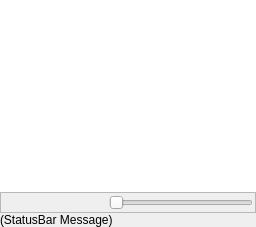
  <widget class="QWidget" name="verticalWidget1">
   <property name="sizePolicy">
    <sizepolicy hsizetype="Expanding" vsizetype="Expanding">
     <horstretch>0</horstretch>
     <verstretch>0</verstretch>
    </sizepolicy>
   </property>
   <layout class="QVBoxLayout" name="verticalLayout_2">
    <property name="spacing">
     <number>0</number>
    </property>
    <property name="leftMargin">
     <number>0</number>
    </property>
    <property name="topMargin">
     <number>0</number>
    </property>
    <property name="rightMargin">
     <number>0</number>
    </property>
    <property name="bottomMargin">
     <number>0</number>
    </property>
    <item>
     <widget class="QSplitter" name="catalogSplitter">
      <property name="sizePolicy">
       <sizepolicy hsizetype="Expanding" vsizetype="Expanding">
        <horstretch>0</horstretch>
        <verstretch>0</verstretch>
       </sizepolicy>
      </property>
      <property name="mouseTracking">
       <bool>false</bool>
      </property>
      <property name="orientation">
       <enum>Qt::Horizontal</enum>
      </property>
      <property name="opaqueResize">
       <bool>true</bool>
      </property>
      <property name="handleWidth">
       <number>10</number>
      </property>
      <property name="childrenCollapsible">
       <bool>false</bool>
      </property>
      <widget class="QWidget" name="verticalViewPage" native="true">
       <layout class="QVBoxLayout" name="verticalLayout">
        <property name="spacing">
         <number>0</number>
        </property>
        <property name="sizeConstraint">
         <enum>QLayout::SetNoConstraint</enum>
        </property>
        <property name="leftMargin">
         <number>0</number>
        </property>
        <property name="topMargin">
         <number>0</number>
        </property>
        <property name="rightMargin">
         <number>0</number>
        </property>
        <property name="bottomMargin">
         <number>0</number>
        </property>
        <item>
         <widget class="ImageView" name="graphicsView">
          <property name="contextMenuPolicy">
           <enum>Qt::NoContextMenu</enum>
          </property>
          <property name="frameShape">
           <enum>QFrame::NoFrame</enum>
          </property>
          <property name="lineWidth">
           <number>0</number>
          </property>
          <property name="renderHints">
           <set>QPainter::Antialiasing|QPainter::SmoothPixmapTransform|QPainter::TextAntialiasing</set>
          </property>
          <property name="viewportUpdateMode">
           <enum>QGraphicsView::FullViewportUpdate</enum>
          </property>
         </widget>
        </item>
        <item>
         <widget class="QFrame" name="pageFrame">
          <property name="frameShape">
           <enum>QFrame::StyledPanel</enum>
          </property>
          <property name="frameShadow">
           <enum>QFrame::Raised</enum>
          </property>
          <layout class="QHBoxLayout" name="horizontalLayout">
           <property name="leftMargin">
            <number>2</number>
           </property>
           <property name="topMargin">
            <number>2</number>
           </property>
           <property name="rightMargin">
            <number>2</number>
           </property>
           <property name="bottomMargin">
            <number>2</number>
           </property>
           <item>
            <widget class="QLabel" name="pageLabel">
             <property name="minimumSize">
              <size>
               <width>100</width>
               <height>0</height>
              </size>
             </property>
             <property name="maximumSize">
              <size>
               <width>100</width>
               <height>16777215</height>
              </size>
             </property>
             <property name="baseSize">
              <size>
               <width>100</width>
               <height>0</height>
              </size>
             </property>
             <property name="alignment">
              <set>Qt::AlignRight|Qt::AlignTrailing|Qt::AlignVCenter</set>
             </property>
            </widget>
           </item>
           <item>
            <widget class="PageSlider" name="pageSlider">
             <property name="minimum">
              <number>1</number>
             </property>
             <property name="orientation">
              <enum>Qt::Horizontal</enum>
             </property>
             <property name="tickPosition">
              <enum>QSlider::NoTicks</enum>
             </property>
            </widget>
           </item>
          </layout>
         </widget>
        </item>
       </layout>
      </widget>
     </widget>
    </item>
    <item>
     <widget class="QLabel" name="statusLabel">
      <property name="minimumSize">
       <size>
        <width>100</width>
        <height>0</height>
       </size>
      </property>
      <property name="maximumSize">
       <size>
        <width>800</width>
        <height>16777215</height>
       </size>
      </property>
      <property name="text">
       <string notr="true">(StatusBar Message)</string>
      </property>
      <property name="textFormat">
       <enum>Qt::PlainText</enum>
      </property>
      <property name="scaledContents">
       <bool>true</bool>
      </property>
     </widget>
    </item>
   </layout>
  </widget>
